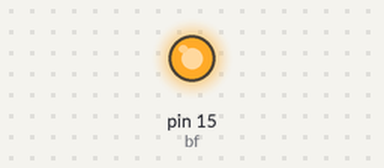
Recording of a sketch running on a simulated Arduino Uno, built with avr-gcc and run on an emulated ATmega328P. On the bench: output pins drawn as LEDs (lit = HIGH).

Above: at 1.2 s.
At 3.87 s:
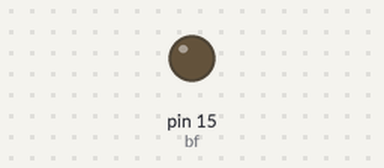
Timing chart, 0 to 4.2 s (numbered marks = the images above):
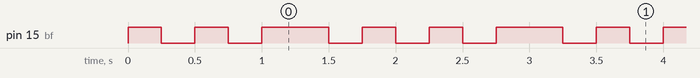

The sketch:

buzzer.ino
```cpp
int bf = 15;

void setup() {
  pinMode(bf, OUTPUT);
  Serial.begin(9600);
}

void loop() {
  int i = 0;
  for(i = 0; i <= 1; i++){
  digitalWrite(bf, HIGH);
  delay(250);
  digitalWrite(bf, LOW);
  delay(250);
  }
  digitalWrite(bf, HIGH);
  delay(500);
  digitalWrite(bf, LOW);
  delay(250);
}
```

Measured:
- by itself, pin 15 (bf): repeats every 1.8 s: LOW 0.25 s, HIGH 0.25 s, LOW 0.25 s, HIGH 0.50 s, LOW 0.25 s, HIGH 0.25 s
- by itself, everything shown: repeats every 1.8 s, in 6 steps
